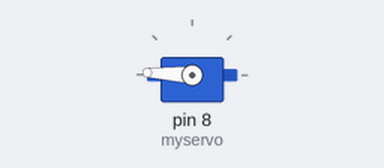
Simulated run of this sketch. Board: Arduino Uno, built with avr-gcc and run on an emulated ATmega328P. On the bench: servo.

Above: at 0.05 s.
At 0.6 s:
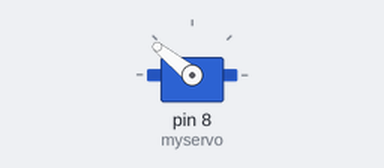
At 1.4 s:
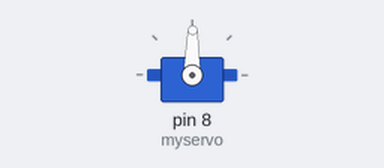
At 2.8 s:
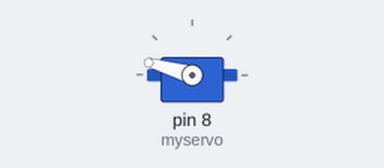
Timing chart, 0 to 7.0 s (numbered marks = the images above):
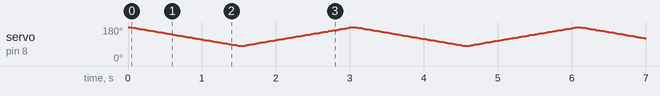

The sketch:

Ring.ino
```cpp
#include <Servo.h>

Servo myservo;

int pos = 0;

void setup() {
  myservo.attach(8);
}

void loop() {
  for (pos = 180; pos >= 80; pos -= 1) { // goes from 180 degrees to 0 degrees
    myservo.write(pos);              // tell servo to go to position in variable 'pos'
    delay(15);                       // waits 15 ms for the servo to reach the position
  }

  for (pos = 80; pos <= 180; pos += 1) { // goes from 0 degrees to 180 degrees
    // in steps of 1 degree
    myservo.write(pos);              // tell servo to go to position in variable 'pos'
    delay(15);                       // waits 15 ms for the servo to reach the position
  }
}
```
